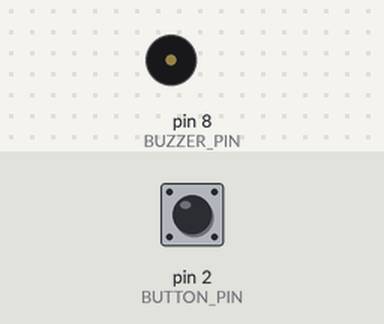
Bench run of a sketch on a simulated Arduino Uno, built with avr-gcc and run on an emulated ATmega328P. Shown: buzzer (waves = sounding, pin HIGH). Inputs (shaded band) come from the test bench; at power-on: pin 2 (BUTTON_PIN) HIGH.

Above: at 1.2 s.
1.3 s: pin 2 (BUTTON_PIN) pulled LOW for 0.15 s
At 1.37 s:
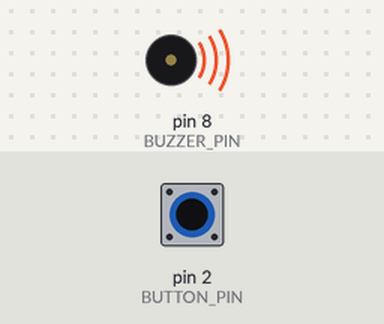
2.9 s: pin 2 (BUTTON_PIN) pulled LOW for 3.2 s
At 7.3 s:
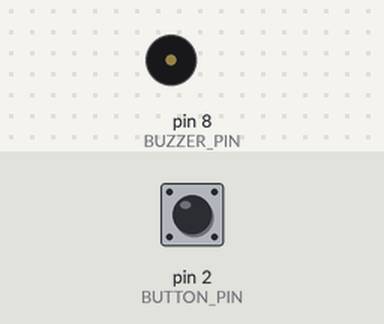
Timing chart, 0 to 8.8 s (numbered marks = the images above; inputs shaded):
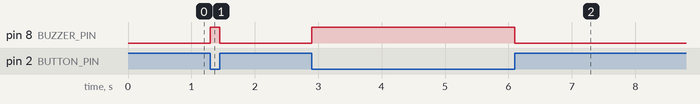

Measured:
- after the input at 1.3 s, pin 8 (BUZZER_PIN): LOW → HIGH at once, → LOW 0.15 s later
- after the input at 2.9 s, pin 8 (BUZZER_PIN): LOW → HIGH at once, → LOW 3.2 s later

The sketch:

04-buzzer-doorbell.ino
```cpp
/*
 * Project 04: Buzzer Doorbell
 *
 * What this does: makes a BEEP sound when you press the button —
 *                 just like a doorbell!
 *
 * Parts needed:
 *   - 1 × active buzzer (the black round one with a sticker on top)
 *   - 1 × tact-switch button
 *   - jumper wires
 *
 * Note: this is an ACTIVE buzzer — it has a tiny generator inside.
 *       It makes sound whenever electricity flows through it.
 *       No special sound code needed!
 *
 * Written for children — every line is explained!
 */

#define BUTTON_PIN 2   // button is connected to pin 2
#define BUZZER_PIN 8   // buzzer is connected to pin 8

// setup() runs once when the Arduino turns on
void setup() {
  pinMode(BUZZER_PIN, OUTPUT);        // pin 8 will send electricity to the buzzer
  pinMode(BUTTON_PIN, INPUT_PULLUP);  // read the button (LOW = pressed, just like project 03)
}

// loop() runs over and over, forever
void loop() {
  int buttonState = digitalRead(BUTTON_PIN);  // read the button: pressed or not?

  if (buttonState == LOW) {
    // Button is pressed — send electricity to the buzzer to make it BEEP!
    digitalWrite(BUZZER_PIN, HIGH);  // BEEP!
  } else {
    // Button is not pressed — stop the buzzer
    digitalWrite(BUZZER_PIN, LOW);   // silence
  }
}
```
